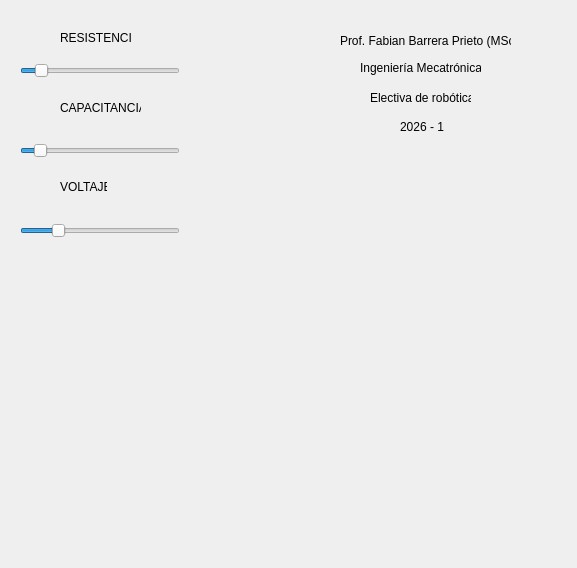
<?xml version="1.0" encoding="UTF-8"?>
<ui version="4.0">
 <class>Form</class>
 <widget class="QWidget" name="Form">
  <property name="geometry">
   <rect>
    <x>0</x>
    <y>0</y>
    <width>577</width>
    <height>568</height>
   </rect>
  </property>
  <property name="windowTitle">
   <string>Form</string>
  </property>
  <widget class="QSlider" name="slider_R">
   <property name="geometry">
    <rect>
     <x>20</x>
     <y>60</y>
     <width>160</width>
     <height>22</height>
    </rect>
   </property>
   <property name="minimum">
    <number>1</number>
   </property>
   <property name="maximum">
    <number>1000</number>
   </property>
   <property name="value">
    <number>100</number>
   </property>
   <property name="orientation">
    <enum>Qt::Horizontal</enum>
   </property>
  </widget>
  <widget class="QSlider" name="slider_C">
   <property name="geometry">
    <rect>
     <x>20</x>
     <y>140</y>
     <width>160</width>
     <height>22</height>
    </rect>
   </property>
   <property name="minimum">
    <number>1</number>
   </property>
   <property name="maximum">
    <number>100</number>
   </property>
   <property name="value">
    <number>10</number>
   </property>
   <property name="orientation">
    <enum>Qt::Horizontal</enum>
   </property>
  </widget>
  <widget class="QSlider" name="slider_V">
   <property name="geometry">
    <rect>
     <x>20</x>
     <y>220</y>
     <width>160</width>
     <height>22</height>
    </rect>
   </property>
   <property name="minimum">
    <number>1</number>
   </property>
   <property name="maximum">
    <number>20</number>
   </property>
   <property name="value">
    <number>5</number>
   </property>
   <property name="orientation">
    <enum>Qt::Horizontal</enum>
   </property>
  </widget>
  <widget class="QLabel" name="label_R">
   <property name="geometry">
    <rect>
     <x>60</x>
     <y>30</y>
     <width>71</width>
     <height>16</height>
    </rect>
   </property>
   <property name="text">
    <string>RESISTENCIA</string>
   </property>
  </widget>
  <widget class="QLabel" name="label_C">
   <property name="geometry">
    <rect>
     <x>60</x>
     <y>100</y>
     <width>81</width>
     <height>16</height>
    </rect>
   </property>
   <property name="text">
    <string>CAPACITANCIA</string>
   </property>
  </widget>
  <widget class="QLabel" name="label_V">
   <property name="geometry">
    <rect>
     <x>60</x>
     <y>180</y>
     <width>47</width>
     <height>13</height>
    </rect>
   </property>
   <property name="text">
    <string>VOLTAJE</string>
   </property>
  </widget>
  <widget class="QWidget" name="widget_plot" native="true">
   <property name="geometry">
    <rect>
     <x>10</x>
     <y>300</y>
     <width>561</width>
     <height>261</height>
    </rect>
   </property>
  </widget>
  <widget class="QLabel" name="label_10">
   <property name="geometry">
    <rect>
     <x>340</x>
     <y>20</y>
     <width>171</width>
     <height>41</height>
    </rect>
   </property>
   <property name="text">
    <string>Prof. Fabian Barrera Prieto (MSc).</string>
   </property>
  </widget>
  <widget class="QLabel" name="label_11">
   <property name="geometry">
    <rect>
     <x>360</x>
     <y>60</y>
     <width>121</width>
     <height>16</height>
    </rect>
   </property>
   <property name="text">
    <string>Ingeniería Mecatrónica</string>
   </property>
  </widget>
  <widget class="QLabel" name="label_12">
   <property name="geometry">
    <rect>
     <x>370</x>
     <y>90</y>
     <width>101</width>
     <height>16</height>
    </rect>
   </property>
   <property name="text">
    <string>Electiva de robótica</string>
   </property>
  </widget>
  <widget class="QLabel" name="label_13">
   <property name="geometry">
    <rect>
     <x>400</x>
     <y>120</y>
     <width>47</width>
     <height>13</height>
    </rect>
   </property>
   <property name="text">
    <string>2026 - 1</string>
   </property>
  </widget>
  <widget class="QLabel" name="label_logo_1">
   <property name="geometry">
    <rect>
     <x>310</x>
     <y>150</y>
     <width>231</width>
     <height>141</height>
    </rect>
   </property>
   <property name="text">
    <string/>
   </property>
   <property name="pixmap">
    <pixmap>../Punto #2.py/logo.png</pixmap>
   </property>
  </widget>
 </widget>
 <resources/>
 <connections/>
</ui>
